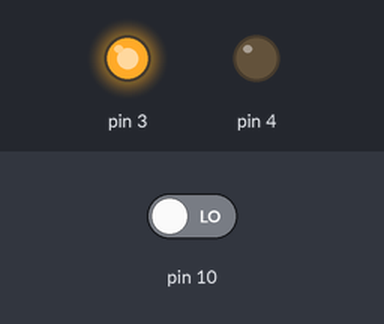
A sketch run on a simulated Arduino Uno, built with avr-gcc and run on an emulated ATmega328P. On the bench: output pins drawn as LEDs (lit = HIGH). Inputs (shaded band) come from the test bench; at power-on: pin 10 LOW.

Above: at 1.2 s.
1.3 s: pin 10 driven HIGH
At 2.1 s:
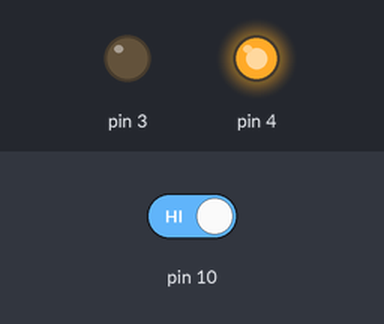
4.3 s: pin 10 driven LOW
At 4.6 s:
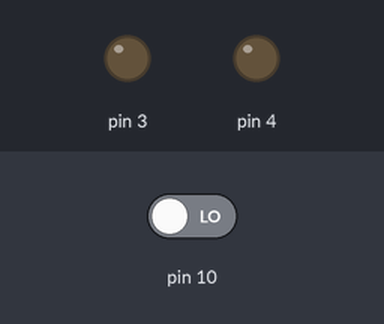
Timing chart, 0 to 7.3 s (numbered marks = the images above; inputs shaded):
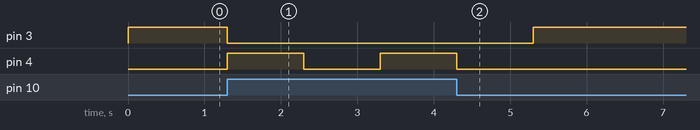

Measured:
- after the input at 1.3 s, pin 3: HIGH → LOW at once; pin 4: LOW → HIGH at once, → LOW 1.0 s later, → HIGH 1.0 s later
- after the input at 4.3 s, pin 3: LOW → HIGH after 1.0 s; pin 4: goes on until 4.3 s, then stays LOW

The sketch:

Blinker_mit_Taster.ino
```cpp
void setup() {
  Serial.begin(9600);
  pinMode(3, OUTPUT);
  pinMode(4, OUTPUT);
  pinMode(10, INPUT);
}

bool schalter = false;

void loop() {
  schalter = digitalRead(10);

  if (schalter == true)
  {
    digitalWrite(3, LOW);
    digitalWrite(4, HIGH);
    delay(1000);
    digitalWrite(4, LOW);
    delay(1000);
  }
  else
  {
    digitalWrite(3, HIGH);
    digitalWrite(4, LOW);
  }
}
```
